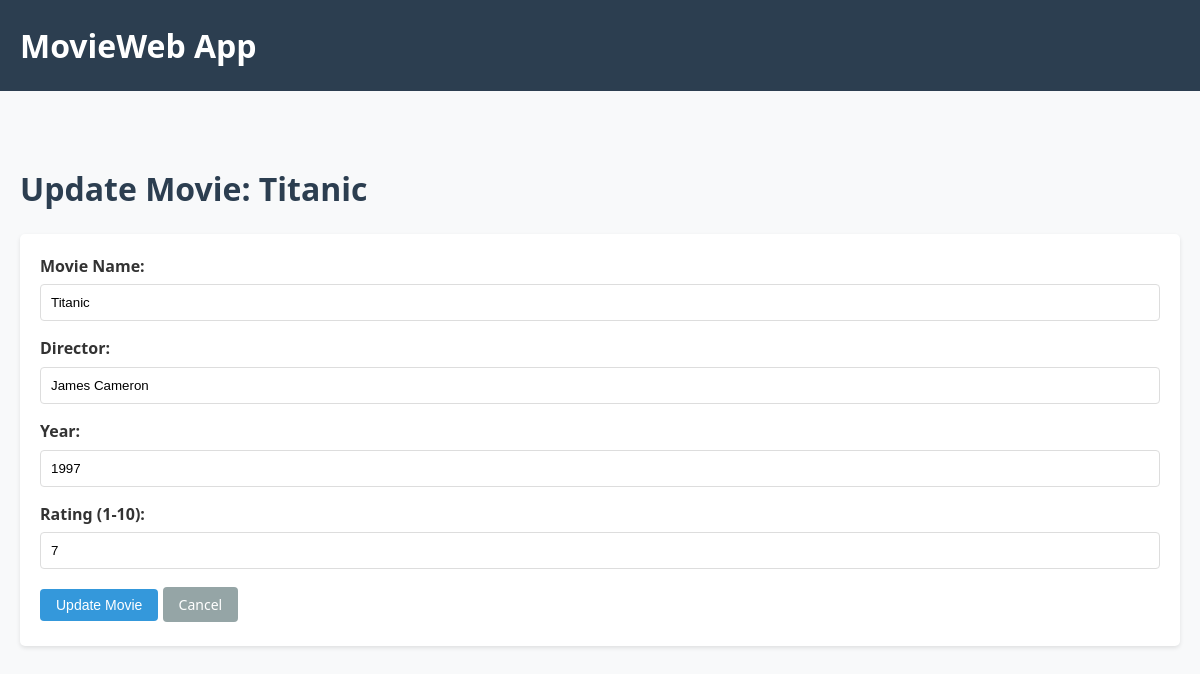
Page /users/4/update_movie/4 on the committed database.
### backend/datamanager/data_models.py (models this page shows, shortened)
class Movie(db.Model):
    id = db.Column(db.Integer, primary_key=True, autoincrement=True)
    name = db.Column(db.String(50), unique=True, nullable=False)
    director = db.Column(db.String(50), nullable=False)
    year = db.Column(db.Integer, nullable=False)
    rating = db.Column(db.Integer, nullable=False)
    movie_users = db.relationship('UserMovie', back_populates='movie')

### app.py (the view, shortened to what this page needs)
@app.route('/users/<user_id>/update_movie/<movie_id>',
           methods=['GET', 'POST'])
def update_movie(user_id, movie_id):
    movie = Movie.query.get(movie_id)  # Fetch the movie by its ID
    if not movie:
        return f"Movie with ID {movie_id} not found.", 404
    return render_template('update_movie.html', movie=movie,
                           user_id=user_id)

### frontend/templates/update_movie.html (shortened to what this page needs)
<!DOCTYPE html>
<html lang="en">
<head>
    <link rel="stylesheet" href="{{ url_for('static', filename='style.css') }}">
</head>
<body>
    <header>
        <h1>MovieWeb App</h1>
    </header>
    <div class="container">
        <h1>Update Movie: {{ movie.name }}</h1>
        <form method="POST">
            <label for="name">Movie Name:</label>
            <input type="text" id="name" name="name" value="{{ movie.name }}" required>
            <label for="director">Director:</label>
            <input type="text" id="director" name="director" value="{{ movie.director }}" required>
            <label for="year">Year:</label>
            <input type="number" id="year" name="year" value="{{ movie.year }}" required>
            <label for="rating">Rating (1-10):</label>
            <input type="number" id="rating" name="rating" value="{{ movie.rating }}" min="1" max="10" required>
            <button type="submit" class="btn">Update Movie</button>
            <a href="{{ url_for('user_movies', user_id=user_id) }}" class="btn btn-secondary">Cancel</a>
        </form>
    </div>
</body>
</html>

### frontend/static/style.css (style rules this page uses)
body { font-family: 'Segoe UI', Tahoma, Geneva, Verdana, sans-serif; line-height: 1.6; color: #333; background-color: #f8f9fa; padding: 0; margin: 0; }
.container { max-width: 1200px; margin: 0 auto; padding: 20px; }
h1, h2, h3 { color: #2c3e50; margin-bottom: 20px; }
a { color: #3498db; text-decoration: none; transition: color 0.3s; }
header { background-color: #2c3e50; color: white; padding: 20px 0; margin-bottom: 30px; }
header h1 { color: white; margin: 0; padding: 0 20px; }
button, .btn { background-color: #3498db; color: white; border: none; padding: 8px 16px; border-radius: 4px; cursor: pointer; transition: background-color 0.3s; font-size: 14px; margin: 5px 0; }
.btn-secondary { background-color: #95a5a6; }
form { background: white; padding: 20px; border-radius: 5px; box-shadow: 0 2px 4px rgba(0,0,0,0.1); margin-bottom: 20px; }
label { display: block; margin-bottom: 5px; font-weight: bold; }
input[type="text"], input[type="number"], input[type="password"], input[type="email"], select, textarea { width: 100%; padding: 10px; margin-bottom: 15px; border: 1px solid #ddd; border-radius: 4px; box-sizing: border-box; }

### rows in the picture
Movie: name "Titanic", director "James Cameron", year "1997", rating "7"
